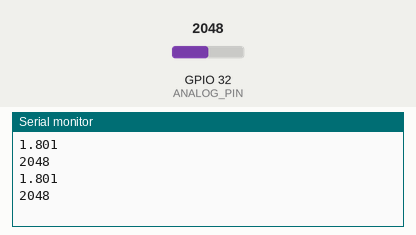
Bench run of a sketch on a simulated ESP32. Parts: the last lines printed to the serial monitor. The test bench sets the inputs (shaded band); at power-on: GPIO 32 (ANALOG_PIN) = 2048.

Above: at 2.2 s.
2.3 s: GPIO 32 (ANALOG_PIN) set to 2866
At 3.6 s:
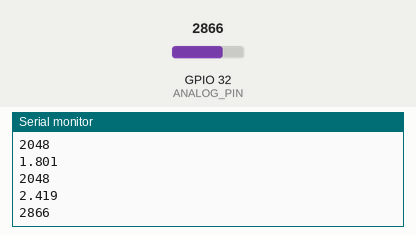
3.8 s: GPIO 32 (ANALOG_PIN) set to 3603
At 4.8 s:
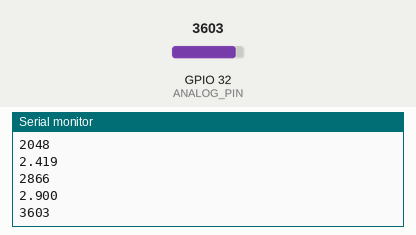
Timing chart, 0 to 6.8 s (numbered marks = the images above; inputs shaded):
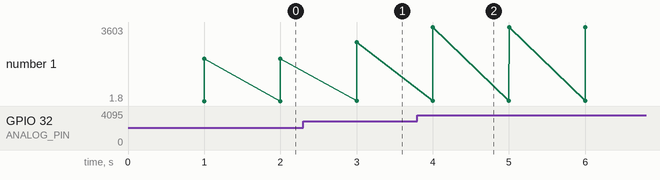

Measured:
- after the input at 2.3 s, the serial monitor: prints a new line after 0.70 s (image 1)
- after the input at 3.8 s, the serial monitor: prints a new line after 0.20 s (image 2)
- plotted number 1: 2048 → 2866 after the input at 2.3 s, 2866 → 3603 after the input at 3.8 s

The sketch:

adc.ino
```cpp
//                                ADC connection diagram
//    Voltage --------------- ^^^R^^^^^---- |----------- ESP32 ADC
//                                          |
//                                      0.1uF (104)---- GND
// based on https://www.youtube.com/watch?v=RlKMJknsNpo

#define ANALOG_PIN 32

void setup()
 {
  Serial.begin(9600);
  delay(1000);
}

void loop()
{
  Serial.println(ReadVoltage(ANALOG_PIN),3);
  Serial.println(analogRead(ANALOG_PIN));
  delay(1000);
}

double ReadVoltage(byte pin)
{
  double reading = analogRead(pin); // Reference voltage is 3v3 so maximum reading is 3v3 = 4095 in range 0 to 4095
  if(reading < 1 || reading > 4095) return 0;
   return -0.000000000009824 * pow(reading,3) + 0.000000016557283 * pow(reading,2) + 0.000854596860691 * reading + 0.065440348345433;
//  return -0.000000000000016 * pow(reading,4) + 0.000000000118171 * pow(reading,3)- 0.000000301211691 * pow(reading,2)+ 0.001109019271794 * reading + 0.034143524634089;
} // Added an improved polynomial, use either, comment out as required


/* ADC readings v voltage
 *  y = -0.000000000009824x3 + 0.000000016557283x2 + 0.000854596860691x + 0.065440348345433
 // Polynomial curve match, based on raw data thus:
 *   464     0.5
 *  1088     1.0
 *  1707     1.5
 *  2331     2.0
 *  2951     2.5
 *  3775     3.0
 *
 */
```
